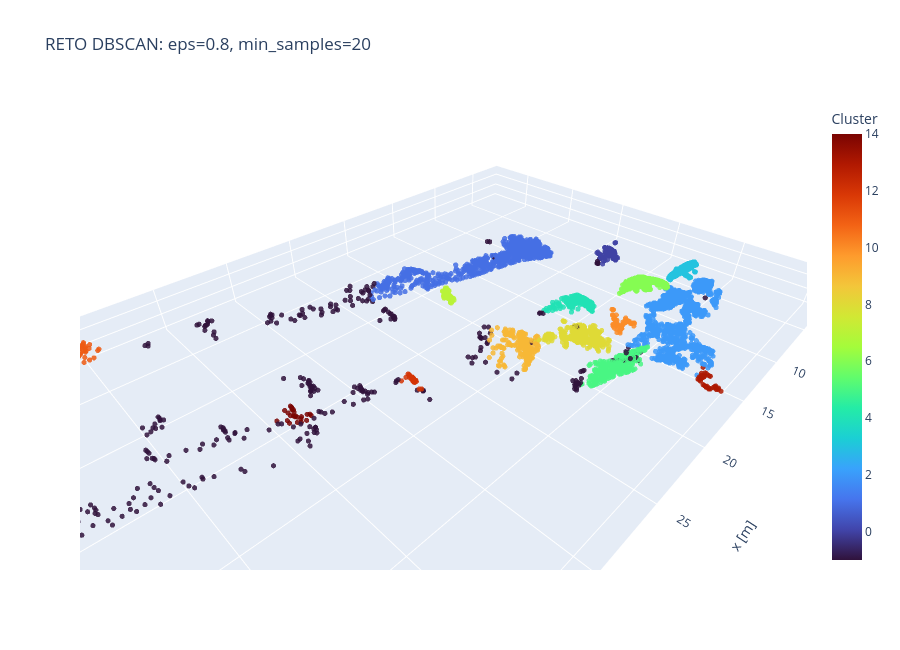

Source (notebook cell):
### Markdown cell above
<div style="background-color:#a82757; padding:14px; border-left:6px solid ##f2facf; border-radius:6px">

## **RETO 4 — Jugar con DBSCAN**

Modifica:

- `eps`: distancia máxima entre puntos vecinos.
- `min_samples`: cantidad mínima de vecinos para formar cluster.

Sugerencias:

- Si `eps` es muy pequeño, un objeto puede partirse en muchos clusters.
- Si `eps` es muy grande, varios objetos pueden unirse en un solo cluster.
- Si `min_samples` es alto, aparecen más puntos como ruido.

</div>

### Code cell
#@title RETO 5: experimentar con DBSCAN

# TODO: cambia estos valores y observa los clusters.
eps_reto = 0.8
min_samples_reto = 20

db_reto = DBSCAN(eps=eps_reto, min_samples=min_samples_reto).fit(X_cluster)
labels_reto = db_reto.labels_

n_clusters_reto = len(set(labels_reto)) - (1 if -1 in labels_reto else 0)
print("Clusters encontrados:", n_clusters_reto)

fig = go.Figure(data=[
    go.Scatter3d(
        x=obj_roi[:, 0],
        y=obj_roi[:, 1],
        z=obj_roi[:, 2],
        mode="markers",
        marker=dict(
            size=3,
            color=labels_reto,
            colorscale="Turbo",
            opacity=0.85,
            colorbar=dict(title="Cluster")
        )
    )
])

fig.update_layout(
    title=f"RETO DBSCAN: eps={eps_reto}, min_samples={min_samples_reto}",
    scene=dict(
        xaxis_title="x [m]",
        yaxis_title="y [m]",
        zaxis_title="z [m]",
        aspectmode="data"
    ),
    width=900,
    height=650
)
fig.show()

### Figure 1 — Plotly figure (JSON) as saved in the notebook; plotly's stock layout.template omitted (floating-point values rounded to 4 significant figures; data arrays with more than 128 entries replaced by an {"elided": "..."} marker saying what was removed)
{"data": [{"marker": {"color": {"elided": "6000 int values"}, "colorbar": {"title": {"text": "Cluster"}}, "colorscale": [[0.0, "#30123b"], [0.07143, "#4145ab"], [0.1429, "#4675ed"], [0.2143, "#39a2fc"], [0.2857, "#1bcfd4"], [0.3571, "#24eca6"], [0.4286, "#61fc6c"], [0.5, "#a4fc3b"], [0.5714, "#d1e834"], [0.6429, "#f3c63a"], [0.7143, "#fe9b2d"], [0.7857, "#f36315"], [0.8571, "#d93806"], [0.9286, "#b11901"], [1.0, "#7a0402"]], "opacity": 0.85, "size": 3}, "mode": "markers", "type": "scatter3d", "x": {"elided": "6000 float values"}, "y": {"elided": "6000 float values"}, "z": {"elided": "6000 float values"}}], "layout": {"height": 650, "scene": {"aspectmode": "data", "xaxis": {"title": {"text": "x [m]"}}, "yaxis": {"title": {"text": "y [m]"}}, "zaxis": {"title": {"text": "z [m]"}}}, "title": {"text": "RETO DBSCAN: eps=0.8, min_samples=20"}, "width": 900}}
